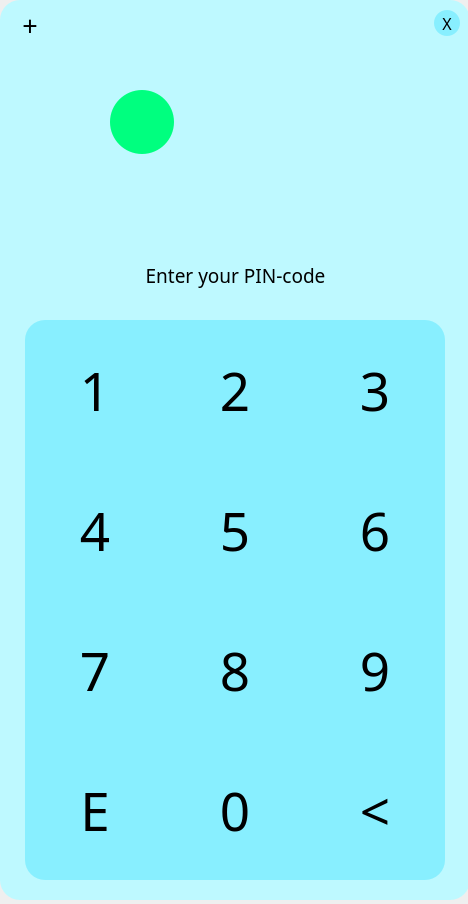
<?xml version="1.0" encoding="UTF-8"?>
<ui version="4.0">
 <class>Form</class>
 <widget class="QWidget" name="Form">
  <property name="geometry">
   <rect>
    <x>0</x>
    <y>0</y>
    <width>468</width>
    <height>904</height>
   </rect>
  </property>
  <property name="windowTitle">
   <string>Form</string>
  </property>
  <widget class="QFrame" name="main_frame">
   <property name="geometry">
    <rect>
     <x>0</x>
     <y>0</y>
     <width>470</width>
     <height>900</height>
    </rect>
   </property>
   <property name="focusPolicy">
    <enum>Qt::StrongFocus</enum>
   </property>
   <property name="styleSheet">
    <string notr="true">background-color: rgb(190, 249, 255);
border-radius: 20</string>
   </property>
   <property name="frameShape">
    <enum>QFrame::StyledPanel</enum>
   </property>
   <property name="frameShadow">
    <enum>QFrame::Raised</enum>
   </property>
   <widget class="QPushButton" name="quitButton">
    <property name="geometry">
     <rect>
      <x>434</x>
      <y>10</y>
      <width>26</width>
      <height>26</height>
     </rect>
    </property>
    <property name="font">
     <font>
      <family>Bahnschrift Light</family>
      <pointsize>12</pointsize>
     </font>
    </property>
    <property name="styleSheet">
     <string notr="true">QPushButton {
  background-color:  rgb(136, 239, 255);
  border-radius: 13px;

}
QPushButton:hover {
 background-color: rgba(0, 221, 255, 100);
border: 1px solid rgba(0,0,0,100);
}</string>
    </property>
    <property name="text">
     <string>X</string>
    </property>
   </widget>
   <widget class="QPushButton" name="add_userButton">
    <property name="geometry">
     <rect>
      <x>15</x>
      <y>10</y>
      <width>30</width>
      <height>30</height>
     </rect>
    </property>
    <property name="font">
     <font>
      <family>Bahnschrift Light</family>
      <pointsize>20</pointsize>
      <weight>50</weight>
      <italic>false</italic>
      <bold>false</bold>
      <underline>false</underline>
      <strikeout>false</strikeout>
      <stylestrategy>PreferAntialias</stylestrategy>
      <kerning>false</kerning>
     </font>
    </property>
    <property name="styleSheet">
     <string notr="true">QPushButton {
}
QPushButton:hover {
font-weight: 700;
}</string>
    </property>
    <property name="text">
     <string>+</string>
    </property>
   </widget>
   <widget class="QPushButton" name="pushButton_1">
    <property name="geometry">
     <rect>
      <x>25</x>
      <y>320</y>
      <width>140</width>
      <height>140</height>
     </rect>
    </property>
    <property name="font">
     <font>
      <family>Bahnschrift Light</family>
      <pointsize>40</pointsize>
     </font>
    </property>
    <property name="styleSheet">
     <string notr="true">QPushButton {
  background-color:  rgb(136, 239, 255);
  border-radius:0;
  border-top-left-radius:20px;

}
QPushButton:hover {
 background-color: rgba(0, 221, 255, 100);

}</string>
    </property>
    <property name="text">
     <string>1</string>
    </property>
    <attribute name="buttonGroup">
     <string notr="true">entry_buttonGroup</string>
    </attribute>
   </widget>
   <widget class="QPushButton" name="pushButton_2">
    <property name="geometry">
     <rect>
      <x>305</x>
      <y>320</y>
      <width>140</width>
      <height>140</height>
     </rect>
    </property>
    <property name="font">
     <font>
      <family>Bahnschrift Light</family>
      <pointsize>40</pointsize>
     </font>
    </property>
    <property name="styleSheet">
     <string notr="true">QPushButton {
  background-color:  rgb(136, 239, 255);
  border-radius:0;
  border-top-right-radius:20px;

}
QPushButton:hover {
 background-color: rgba(0, 221, 255, 100);

}</string>
    </property>
    <property name="text">
     <string>3</string>
    </property>
    <attribute name="buttonGroup">
     <string notr="true">entry_buttonGroup</string>
    </attribute>
   </widget>
   <widget class="QPushButton" name="pushButton_3">
    <property name="geometry">
     <rect>
      <x>165</x>
      <y>320</y>
      <width>140</width>
      <height>140</height>
     </rect>
    </property>
    <property name="font">
     <font>
      <family>Bahnschrift Light</family>
      <pointsize>40</pointsize>
     </font>
    </property>
    <property name="styleSheet">
     <string notr="true">QPushButton {
  background-color:  rgb(136, 239, 255);
  border-radius:0;
}
QPushButton:hover {
 background-color: rgba(0, 221, 255, 100);

}</string>
    </property>
    <property name="text">
     <string>2</string>
    </property>
    <attribute name="buttonGroup">
     <string notr="true">entry_buttonGroup</string>
    </attribute>
   </widget>
   <widget class="QPushButton" name="pushButton_4">
    <property name="geometry">
     <rect>
      <x>25</x>
      <y>460</y>
      <width>140</width>
      <height>140</height>
     </rect>
    </property>
    <property name="font">
     <font>
      <family>Bahnschrift Light</family>
      <pointsize>40</pointsize>
     </font>
    </property>
    <property name="styleSheet">
     <string notr="true">QPushButton {
  background-color:  rgb(136, 239, 255);
  border-radius:0;
}
QPushButton:hover {
 background-color: rgba(0, 221, 255, 100);

}</string>
    </property>
    <property name="text">
     <string>4</string>
    </property>
    <attribute name="buttonGroup">
     <string notr="true">entry_buttonGroup</string>
    </attribute>
   </widget>
   <widget class="QPushButton" name="pushButton_5">
    <property name="geometry">
     <rect>
      <x>305</x>
      <y>460</y>
      <width>140</width>
      <height>140</height>
     </rect>
    </property>
    <property name="font">
     <font>
      <family>Bahnschrift Light</family>
      <pointsize>40</pointsize>
     </font>
    </property>
    <property name="styleSheet">
     <string notr="true">QPushButton {
  background-color:  rgb(136, 239, 255);
  border-radius:0;
}
QPushButton:hover {
 background-color: rgba(0, 221, 255, 100);

}</string>
    </property>
    <property name="text">
     <string>6</string>
    </property>
    <attribute name="buttonGroup">
     <string notr="true">entry_buttonGroup</string>
    </attribute>
   </widget>
   <widget class="QPushButton" name="pushButton_6">
    <property name="geometry">
     <rect>
      <x>165</x>
      <y>460</y>
      <width>140</width>
      <height>140</height>
     </rect>
    </property>
    <property name="font">
     <font>
      <family>Bahnschrift Light</family>
      <pointsize>40</pointsize>
     </font>
    </property>
    <property name="styleSheet">
     <string notr="true">QPushButton {
  background-color:  rgb(136, 239, 255);
  border-radius:0;
}
QPushButton:hover {
 background-color: rgba(0, 221, 255, 100);

}</string>
    </property>
    <property name="text">
     <string>5</string>
    </property>
    <attribute name="buttonGroup">
     <string notr="true">entry_buttonGroup</string>
    </attribute>
   </widget>
   <widget class="QPushButton" name="pushButton_7">
    <property name="geometry">
     <rect>
      <x>25</x>
      <y>600</y>
      <width>140</width>
      <height>140</height>
     </rect>
    </property>
    <property name="font">
     <font>
      <family>Bahnschrift Light</family>
      <pointsize>40</pointsize>
     </font>
    </property>
    <property name="styleSheet">
     <string notr="true">QPushButton {
  background-color:  rgb(136, 239, 255);
  border-radius:0;
}
QPushButton:hover {
 background-color: rgba(0, 221, 255, 100);

}</string>
    </property>
    <property name="text">
     <string>7</string>
    </property>
    <attribute name="buttonGroup">
     <string notr="true">entry_buttonGroup</string>
    </attribute>
   </widget>
   <widget class="QPushButton" name="pushButton_8">
    <property name="geometry">
     <rect>
      <x>165</x>
      <y>600</y>
      <width>140</width>
      <height>140</height>
     </rect>
    </property>
    <property name="font">
     <font>
      <family>Bahnschrift Light</family>
      <pointsize>40</pointsize>
     </font>
    </property>
    <property name="styleSheet">
     <string notr="true">QPushButton {
  background-color:  rgb(136, 239, 255);
  border-radius:0;
}
QPushButton:hover {
 background-color: rgba(0, 221, 255, 100);

}</string>
    </property>
    <property name="text">
     <string>8</string>
    </property>
    <attribute name="buttonGroup">
     <string notr="true">entry_buttonGroup</string>
    </attribute>
   </widget>
   <widget class="QPushButton" name="pushButton_9">
    <property name="geometry">
     <rect>
      <x>305</x>
      <y>600</y>
      <width>140</width>
      <height>140</height>
     </rect>
    </property>
    <property name="font">
     <font>
      <family>Bahnschrift Light</family>
      <pointsize>40</pointsize>
     </font>
    </property>
    <property name="styleSheet">
     <string notr="true">QPushButton {
  background-color:  rgb(136, 239, 255);
  border-radius:0;
}
QPushButton:hover {
 background-color: rgba(0, 221, 255, 100);

}</string>
    </property>
    <property name="text">
     <string>9</string>
    </property>
    <attribute name="buttonGroup">
     <string notr="true">entry_buttonGroup</string>
    </attribute>
   </widget>
   <widget class="QPushButton" name="pushButton_enter">
    <property name="geometry">
     <rect>
      <x>25</x>
      <y>740</y>
      <width>140</width>
      <height>140</height>
     </rect>
    </property>
    <property name="font">
     <font>
      <family>Bahnschrift Light</family>
      <pointsize>40</pointsize>
     </font>
    </property>
    <property name="styleSheet">
     <string notr="true">QPushButton {
  background-color:  rgb(136, 239, 255);
  border-radius:0;
  border-bottom-left-radius:20px;

}
QPushButton:hover {
 background-color: rgba(0, 221, 255, 100);

}
</string>
    </property>
    <property name="text">
     <string>E</string>
    </property>
    <attribute name="buttonGroup">
     <string notr="true">entry_buttonGroup</string>
    </attribute>
   </widget>
   <widget class="QPushButton" name="pushButton_0">
    <property name="geometry">
     <rect>
      <x>165</x>
      <y>740</y>
      <width>140</width>
      <height>140</height>
     </rect>
    </property>
    <property name="font">
     <font>
      <family>Bahnschrift Light</family>
      <pointsize>40</pointsize>
     </font>
    </property>
    <property name="styleSheet">
     <string notr="true">QPushButton {
  background-color:  rgb(136, 239, 255);
  border-radius:0;
}
QPushButton:hover {
 background-color: rgba(0, 221, 255, 100);

}</string>
    </property>
    <property name="text">
     <string>0</string>
    </property>
    <attribute name="buttonGroup">
     <string notr="true">entry_buttonGroup</string>
    </attribute>
   </widget>
   <widget class="QPushButton" name="pushButton_del">
    <property name="geometry">
     <rect>
      <x>305</x>
      <y>740</y>
      <width>140</width>
      <height>140</height>
     </rect>
    </property>
    <property name="font">
     <font>
      <family>Bahnschrift Light</family>
      <pointsize>40</pointsize>
     </font>
    </property>
    <property name="styleSheet">
     <string notr="true">QPushButton {
  background-color:  rgb(136, 239, 255);
  border-radius:0;
  border-bottom-right-radius:20px;

}
QPushButton:hover {
 background-color: rgba(0, 221, 255, 100);

}</string>
    </property>
    <property name="text">
     <string>&lt;</string>
    </property>
    <attribute name="buttonGroup">
     <string notr="true">entry_buttonGroup</string>
    </attribute>
   </widget>
   <widget class="QLabel" name="label">
    <property name="geometry">
     <rect>
      <x>0</x>
      <y>260</y>
      <width>471</width>
      <height>31</height>
     </rect>
    </property>
    <property name="font">
     <font>
      <family>Bahnschrift Light</family>
      <pointsize>14</pointsize>
      <kerning>true</kerning>
     </font>
    </property>
    <property name="text">
     <string>Enter your PIN-code</string>
    </property>
    <property name="alignment">
     <set>Qt::AlignCenter</set>
    </property>
   </widget>
   <widget class="QComboBox" name="user_comboBox">
    <property name="geometry">
     <rect>
      <x>190</x>
      <y>100</y>
      <width>241</width>
      <height>51</height>
     </rect>
    </property>
    <property name="font">
     <font>
      <family>Bahnschrift Light</family>
      <pointsize>28</pointsize>
     </font>
    </property>
    <property name="focusPolicy">
     <enum>Qt::NoFocus</enum>
    </property>
    <property name="styleSheet">
     <string notr="true">QComboBox:drop-down {
                border: 0px;
            }
            QComboBox:down-arrow {
                width: 0px;
                height: 0px;
                border: 0px;
            }
			QComboBox:hover {
				border-radius: 0;
			}</string>
    </property>
   </widget>
   <widget class="QLabel" name="user_picture">
    <property name="geometry">
     <rect>
      <x>110</x>
      <y>90</y>
      <width>64</width>
      <height>64</height>
     </rect>
    </property>
    <property name="font">
     <font>
      <family>Bahnschrift Light</family>
      <pointsize>22</pointsize>
     </font>
    </property>
    <property name="styleSheet">
     <string notr="true">background-color: rgb(0, 255, 127);
border-radius:32px;</string>
    </property>
    <property name="text">
     <string/>
    </property>
    <property name="alignment">
     <set>Qt::AlignCenter</set>
    </property>
   </widget>
   <widget class="QLineEdit" name="passw_lineEdit">
    <property name="geometry">
     <rect>
      <x>0</x>
      <y>220</y>
      <width>471</width>
      <height>20</height>
     </rect>
    </property>
    <property name="font">
     <font>
      <family>Bahnschrift Light</family>
      <pointsize>12</pointsize>
     </font>
    </property>
    <property name="text">
     <string/>
    </property>
    <property name="alignment">
     <set>Qt::AlignCenter</set>
    </property>
   </widget>
   <zorder>quitButton</zorder>
   <zorder>pushButton_1</zorder>
   <zorder>pushButton_2</zorder>
   <zorder>pushButton_3</zorder>
   <zorder>pushButton_4</zorder>
   <zorder>pushButton_5</zorder>
   <zorder>pushButton_6</zorder>
   <zorder>pushButton_7</zorder>
   <zorder>pushButton_8</zorder>
   <zorder>pushButton_9</zorder>
   <zorder>pushButton_enter</zorder>
   <zorder>pushButton_0</zorder>
   <zorder>pushButton_del</zorder>
   <zorder>label</zorder>
   <zorder>user_comboBox</zorder>
   <zorder>user_picture</zorder>
   <zorder>passw_lineEdit</zorder>
   <zorder>add_userButton</zorder>
  </widget>
 </widget>
 <resources/>
 <connections/>
 <buttongroups>
  <buttongroup name="entry_buttonGroup"/>
 </buttongroups>
</ui>
